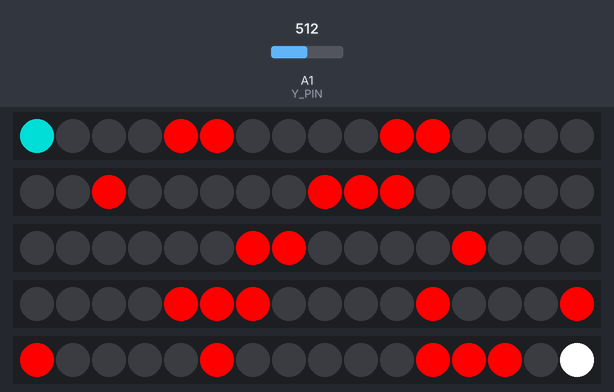
Simulated run of this sketch. Board: Arduino Uno, built with avr-gcc and run on an emulated ATmega328P. On the bench: 5 × 16 RGB LEDs in strip order, left to right. The test bench sets the inputs (shaded band); at power-on: A1 (Y_PIN) = 512. What the sketch prints to the serial monitor is not drawn.

Above: at 1.2 s.
1.3 s: A1 (Y_PIN) set to 390
At 1.95 s:
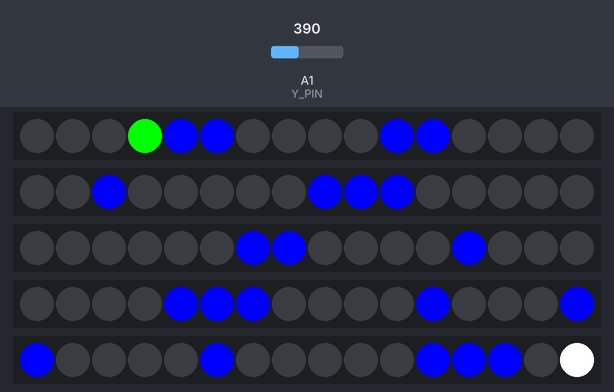
At 2.56 s:
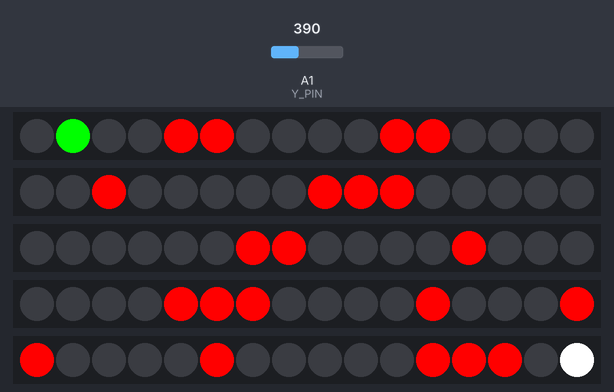

The sketch:

CA_project.ino
```cpp
#include "Arduino.h"
#include <Adafruit_NeoPixel.h>
#ifdef __AVR__
  #include <avr/power.h>
#endif

#include <stdint.h>

#include "constants.h"
#include "colors.h"
#include "levels.h"


char *field;

uint32_t colored[PIXELS_COUNT];

Adafruit_NeoPixel *pixels;
Adafruit_NeoPixel strips[STRIPS_COUNT] = {
  Adafruit_NeoPixel(PIXELS_COUNT_PER_STRIP, PIN1, NEO_GRB + NEO_KHZ400),
  Adafruit_NeoPixel(PIXELS_COUNT_PER_STRIP, PIN2, NEO_GRB + NEO_KHZ400),
  Adafruit_NeoPixel(PIXELS_COUNT_PER_STRIP, PIN3, NEO_GRB + NEO_KHZ400),
  Adafruit_NeoPixel(PIXELS_COUNT_PER_STRIP, PIN4, NEO_GRB + NEO_KHZ400),
  Adafruit_NeoPixel(PIXELS_COUNT_PER_STRIP, PIN5, NEO_GRB + NEO_KHZ400)};

char player_index = 0;
char player_type  = 'P';

char cur_strip = 0;
char cur_level = 1;

unsigned long speed_time = 0;
unsigned long blink_time = 0;
unsigned long tmp_lava = 0;

// const long debounce = 200;
// long time = 0;
// int previous = LOW;
// bool start = false;


void setup() {
  #if defined (__AVR_ATtiny85__)
    if (F_CPU == 16000000) clock_prescale_set(clock_div_1);
  #endif

  pinMode(SW_PIN, INPUT_PULLUP);
  Serial.begin(9600);

  begin_all_strips();
  level_init(cur_level);
  show_all_strips();

  pixels = &strips[0];
}


void loop() {
//  Serial.print("player_index: "); Serial.println((int)player_index);
  if (check_final()) {
    finish_movie();
    level_init(++cur_level);
  }
  check_lava();
//  end_effect();
  movement();
  if (collision()) {
    player_index = 0;
  }
  refreshLeds();
}


void finish_movie() {
  field = LEVEL_END;

  while (digitalRead(SW_PIN)) {
    end_effect();
    refreshLeds();
  }
}

bool check_final() {
  return field[player_index] == 'E';
  // return (player_index == 8);
}

void level_init(int cur_level) {
Serial.println("level_init");
  switch(cur_level) {
    case 1: field = FIELD1; break;
    case 2: field = FIELD2; break;

    default: field = FIELD1; break;
  }
  player_index = 0;
}

bool collision() {
  return (field[player_index] == 'L');
}

void check_lava() {
   if(millis() >= (tmp_lava + 1200)) {
    tmp_lava = millis();
    for (int i = 0; i < PIXELS_COUNT; i++) {
      if (field[i] == 'L')
        field[i] = 'l';
      else if(field[i] == 'l')
        field[i] = 'L';
     }
   }
}

void end_effect() {
   if(millis() >= (tmp_lava + 200)) {
    tmp_lava = millis();
    for (int i = 0; i < PIXELS_COUNT; i++) {
      if (field[i] == 'Y')
        field[i] = 'P';
      else if(field[i] == 'P')
        field[i] = 'Y';
     }
   }
}

void refreshLeds() {
  cast_field();
  upload_colors();
}


void movement() {
  int yPosition = 500;
  if((speed_time + 200) < millis() ) {
      speed_time = millis();
      yPosition = analogRead(Y_PIN);
   }

  if((blink_time + 150) < millis() ) {
    blink_time = millis();
    player_type = (player_type == 'P') ? 'p' : 'P';
  }

  if (yPosition < 400) {
    if (player_index < 79)
      player_index++;
  } else if (yPosition > 600) {
    if (player_index > 0)
      player_index--;
  }
}

bool configure_strip_usage(int& index) {
  if (index >= PIXELS_COUNT_PER_STRIP) {
    index = 0;
    if (cur_strip == 4)  {
      cur_strip = 0;
      pixels = &strips[cur_strip];
      return true;
    }
    pixels = &strips[++cur_strip];
  } else if (index < 0) {
    index = 0;
    if (cur_strip != 0) {
      index = PIXELS_COUNT_PER_STRIP - 1;
      pixels = &strips[--cur_strip];
    }
  }
  return false;
}

void cast_field() {
  for (int i = 0; i < PIXELS_COUNT; i++) {
    switch(field[i]) {
      case 'L': colored[i] = RED; break;
      case 'l': colored[i] = GREEN; break;
      case 'Y': colored[i] = YELLOW; break;
      case 'P': colored[i] = PINK; break;
      case 'M': colored[i] = MAGENTA; break;
      case 'E': colored[i] = WHITE; break;
      default: colored[i] = OFF; break;
    }
    if(player_type == 'P')
      colored[player_index] = BLUE;
    else
      colored[player_index] = PLAYER;
  }
}


void upload_colors() {
  int index = 0;
  for (int i = 0; !configure_strip_usage(index); index++) {
    uint32_t color = colored[i++];
    pixels->setPixelColor(index, color);
  }
  show_all_strips();
}

void begin_all_strips() {
  for (int i = 0; i < STRIPS_COUNT; i++) strips[i].begin();
}

void show_all_strips() {
  for (int i = 0; i < STRIPS_COUNT; i++) strips[i].show();
}

void drop_all_strips() {
  for (int i = 0; i < STRIPS_COUNT; i++) strips[i].clear();
}
```

colors.h
```cpp
#ifndef  COLORS_H_
#define COLORS_H_

#include <stdint.h>

enum color : uint32_t {
  OFF = ((uint32_t)0 << 16) | ((uint32_t)0 <<  8) | (uint32_t)0,
  WHITE = ((uint32_t)255 << 16) | ((uint32_t)255 <<  8) | (uint32_t)255,

  RED = ((uint32_t)255 << 16) | ((uint32_t)0 <<  8) | (uint32_t)0,
  BLUE = ((uint32_t)0 << 16) | ((uint32_t)255 <<  8) | (uint32_t)0,
  GREEN = ((uint32_t)0 << 16) | ((uint32_t)0 <<  8) | (uint32_t)255,

  MAGENTA = ((uint32_t)255 << 16) | ((uint32_t)255 <<  8) | (uint32_t)0,
  YELLOW = ((uint32_t)255 << 16) | ((uint32_t)0 <<  8) | (uint32_t)255,

  PINK = ((uint32_t)255 << 16) | ((uint32_t)200 <<  8) | (uint32_t)0,

  PLAYER = ((uint32_t)0 << 16) | ((uint32_t)155 <<  8) | (uint32_t)150
};


#endif //COLORS_H_
```

constants.h
```cpp
#ifndef CONSTANTS_H_
#define CONSTANTS_H_

#define PIXELS_COUNT_PER_STRIP 16
#define STRIPS_COUNT 5
#define PIXELS_COUNT STRIPS_COUNT * PIXELS_COUNT_PER_STRIP

#define PIN1 5
#define PIN2 6
#define PIN3 8
#define PIN4 10
#define PIN5 12

#define SW_PIN 2
#define X_PIN 0
#define Y_PIN 1

#endif //CONSTANTS_H_
```

levels.h
```cpp
#ifndef LEVELS_H_
#define LEVELS_H_


#include "constants.h"

//80 pixels
char FIELD1[PIXELS_COUNT] = {0, 0, 0, 0, 'L', 'L', 0, 0, 0, 0,
                            'L','L',0,0,0, 0,0,0,'L',0, 0,0,0,0,'L','L','L',0 ,0,0,
                            0,0,0,0,0, 0,0,0,'L','L', 0,0,0,0,'L', 0,0,0,0,0,
                            0,0,'L','L','L', 0,0,0,0,'L', 0,0,0,'L','L', 0,0,0,0,'L',
                            0,0,0,0,0, 'L','L','L',0,'E'};


char FIELD2[PIXELS_COUNT] = {0, 0, 0, 0, 'M', 'M', 'M', 'E', 0, 0,
                            0,0,0,0,0, 0,0,0,0,0, 0,0,0,0,0, 0,0,0,0,0,
                            0,0,0,0,0, 0,0,0,0,0, 0,0,0,0,0, 0,0,0,0,0,
                            0,0,0,0,0, 0,0,0,0,0, 0,0,0,0,0, 0,0,0,0,0,
                            0,0,0,0,0, 0,0,0,0,0};

char LEVEL_END[PIXELS_COUNT] = {'Y', 'Y', 'Y', 'Y', 'Y', 'Y', 'Y', 'Y', 'Y', 'Y',
                                'Y', 'Y', 'Y', 'Y', 'Y', 'Y', 'Y', 'Y', 'Y', 'Y',
                                'Y', 'Y', 'Y', 'Y', 'Y', 'Y', 'Y', 'Y', 'Y', 'Y',
                                'Y', 'Y', 'Y', 'Y', 'Y', 'Y', 'Y', 'Y', 'Y', 'Y',

                                'Y', 'Y', 'Y', 'Y', 'Y', 'Y', 'Y', 'Y', 'Y', 'Y',
                                'Y', 'Y', 'Y', 'Y', 'Y', 'Y', 'Y', 'Y', 'Y', 'Y',
                                'Y', 'Y', 'Y', 'Y', 'Y', 'Y', 'Y', 'Y', 'Y', 'Y',
                                'Y', 'Y', 'Y', 'Y', 'Y', 'Y', 'Y', 'Y', 'Y', 'Y'};

#endif //LEVELS_H_
```
